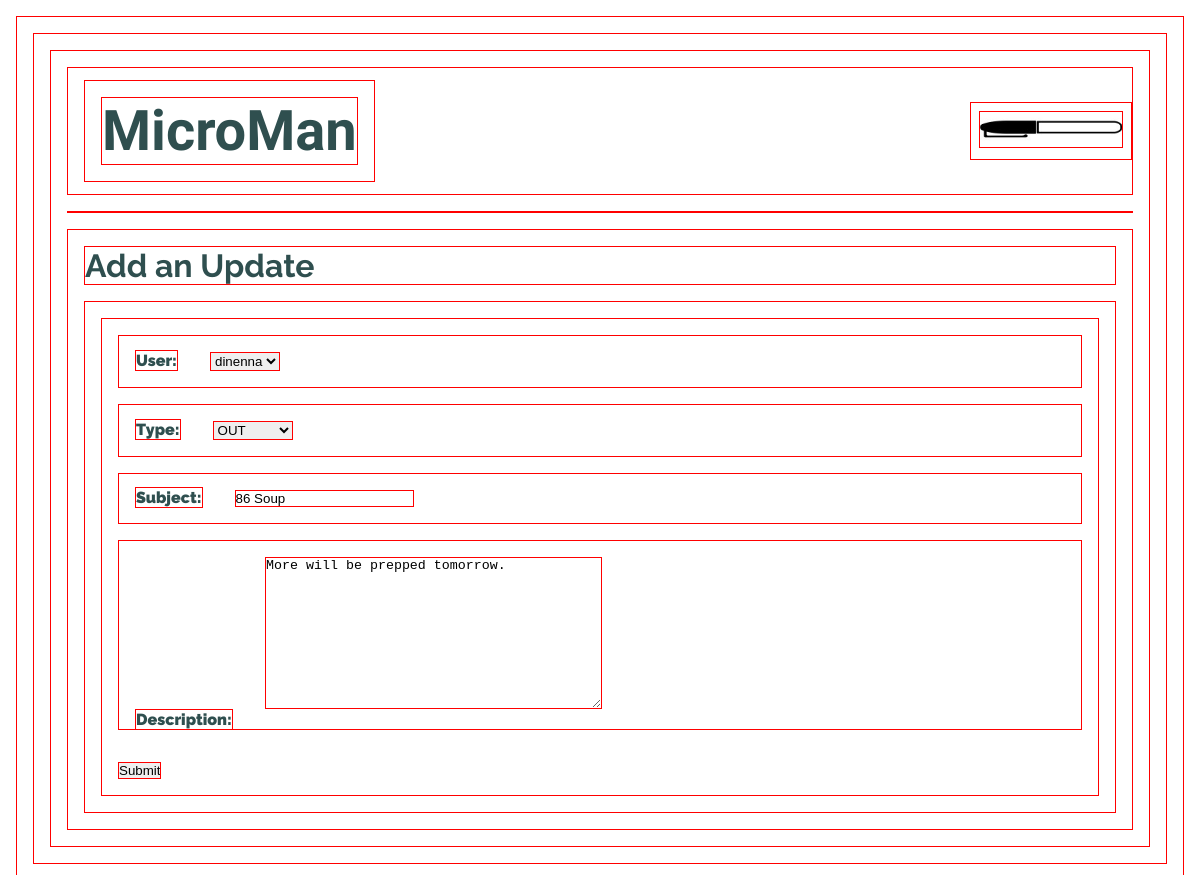
The app's page /changes/update-update/1/ with its own data.
### base/models.py (models this page shows, shortened)
class Update(models.Model):
  user = models.ForeignKey(CustomUser, related_name='update', on_delete=models.SET_NULL, null=True)
  update_types = (
    ('NEW', 'NEW'),
    ('OUT', 'OUT'),
    ('GONE', 'GONE'),
    ('CHANGE', 'CHANGE'),
  )
  type = models.CharField(max_length=6, choices=update_types)
  subject = models.CharField(max_length=200)
  description = models.TextField()
  updated = models.DateTimeField(auto_now=True)
  created = models.DateTimeField(auto_now_add=True)
  class Meta:
    ordering = ['-updated', '-created']

### base/views.py (the view)
# urls.py: path('changes/update-update/<str:pk>/', views.updateUpdate, name='update-update'),
def updateUpdate(request, pk):
    update = Update.objects.get(id=pk)
    form = UpdateForm(instance=update)
    if request.method == 'POST':
        form = UpdateForm(request.POST, instance=update)
        if form.is_valid():
            form.save()
            return redirect('/changes')
    context = {'form': form}
    return render(request, 'update_form.html', context)

### base/forms.py
class UpdateForm(ModelForm):
  class Meta:
    model = Update
    fields = '__all__'

### users/models.py (called while the page is built)
    def __str__(self):
        return self.username

### templates/update_form.html (shortened to what this page needs)
{% extends 'main.html' %}
{% load static %}
{% block content %}
<div class='form-container'>
    <h3>Add an Update</h3>
    <div class='update-form'>
        <form method="POST" action="">
            {{ form.as_p }}
            <input type="submit" value="Submit"/>
        </form>
    </div>
</div>
{% endblock content %}

### static/base/styles.css (style rules this page uses)
* { margin: 0; padding: 0; box-sizing: border-box; margin: 1rem; border: 1px solid red; }
body { font-family: 'Raleway', sans-serif; background-color:white; color:darkslategray; font-weight: 900; }
h3 { font-size: 2rem; }

### records on screen
Update: user "dinenna", type "OUT", subject "86 Soup", description "More will be prepped tomorrow."
